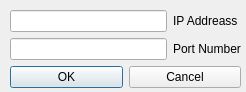
<?xml version="1.0" encoding="UTF-8"?>
<ui version="4.0">
 <class>CSettingsDlg</class>
 <widget class="QDialog" name="CSettingsDlg">
  <property name="geometry">
   <rect>
    <x>0</x>
    <y>0</y>
    <width>246</width>
    <height>92</height>
   </rect>
  </property>
  <property name="windowTitle">
   <string>Settings</string>
  </property>
  <widget class="QWidget" name="layoutWidget">
   <property name="geometry">
    <rect>
     <x>10</x>
     <y>10</y>
     <width>231</width>
     <height>79</height>
    </rect>
   </property>
   <layout class="QGridLayout" name="gridLayout_2">
    <item row="0" column="0" colspan="2">
     <layout class="QGridLayout" name="gridLayout">
      <item row="1" column="1">
       <widget class="QLabel" name="label_port">
        <property name="text">
         <string>Port Number</string>
        </property>
       </widget>
      </item>
      <item row="0" column="1">
       <widget class="QLabel" name="label_ip">
        <property name="text">
         <string>IP Addreass</string>
        </property>
       </widget>
      </item>
      <item row="1" column="0">
       <widget class="QLineEdit" name="lineEdit_port"/>
      </item>
      <item row="0" column="0">
       <widget class="QLineEdit" name="lineEdit_ip"/>
      </item>
     </layout>
    </item>
    <item row="1" column="0">
     <widget class="QPushButton" name="pushButton_ok">
      <property name="text">
       <string>OK</string>
      </property>
     </widget>
    </item>
    <item row="1" column="1">
     <widget class="QPushButton" name="pushButton_cancel">
      <property name="text">
       <string>Cancel</string>
      </property>
     </widget>
    </item>
   </layout>
  </widget>
 </widget>
 <resources/>
 <connections/>
</ui>
